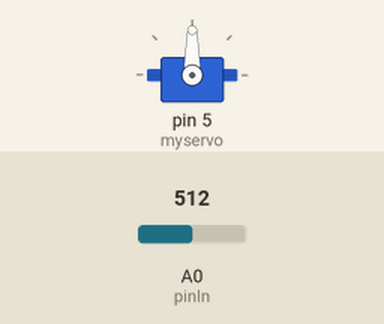
Recording of a sketch running on a simulated Arduino Uno, built with avr-gcc and run on an emulated ATmega328P. On the bench: servo. The test bench sets the inputs (shaded band); at power-on: A0 (pinIn) = 512.

Above: at 1.2 s.
1.3 s: A0 (pinIn) set to 716
At 1.6 s:
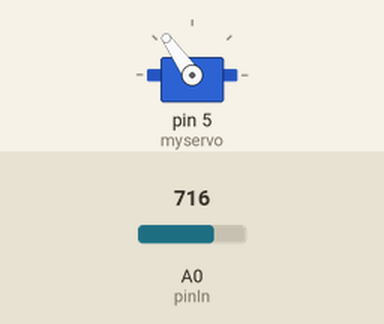
2.8 s: A0 (pinIn) set to 900
At 3.6 s:
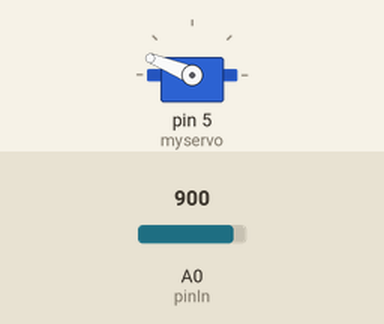
4.3 s: A0 (pinIn) set to 1023
At 5.0 s:
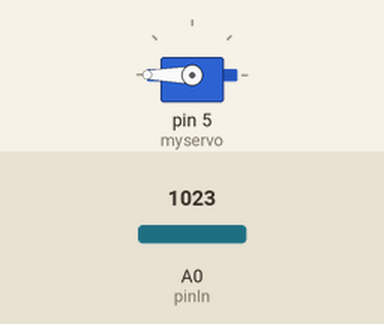
5.8 s: A0 (pinIn) set to 306
At 7.0 s:
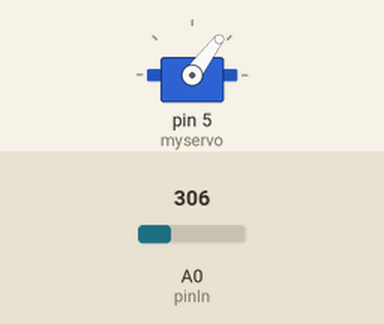
7.3 s: A0 (pinIn) set to 122
At 8.5 s:
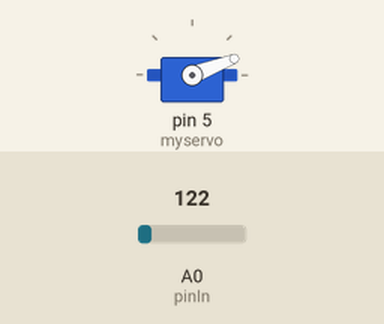
Timing chart, 0 to 9.8 s (numbered marks = the images above; inputs shaded):
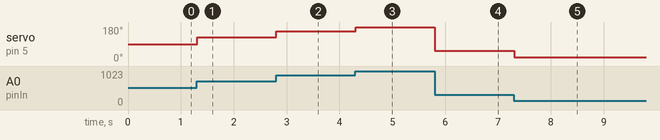

Measured:
- after the input at 1.3 s, servo on pin 5 (myservo): 90° → 125° at once
- after the input at 2.8 s, servo on pin 5 (myservo): 125° → 158° at once
- after the input at 4.3 s, servo on pin 5 (myservo): 158° → 180° at once
- after the input at 5.8 s, servo on pin 5 (myservo): 180° → 53° at once
- after the input at 7.3 s, servo on pin 5 (myservo): 53° → 21° at once

The sketch:

S3_Photoresistor_Servo_Controller.ino
```cpp
/*
 * Code author: Jonathan Tsai
 * This code shows how the reading from
 * a photoresistor can be directly applied
 * to control a servo using the built-in
 * map() function and the servo library.
 *
 * To see the code being demonstrated, watch
 * session 3 of the workshop series here:
 * https://www.youtube.com/watch?v=5ZHbrZyIhhQ&list=PLfmzHX29KVv_cbdHYJD3cuvoo_Valq8us&index=4
 */

#include <Servo.h>

Servo myservo;
int pinIn = 0;
int val;

void setup() {
  myservo.attach(5);
}

void loop() {
  val = analogRead(pinIn);
  val = map(val, 0, 1023, 0, 180);
  myservo.write(val);
  delay(15);
}
```
